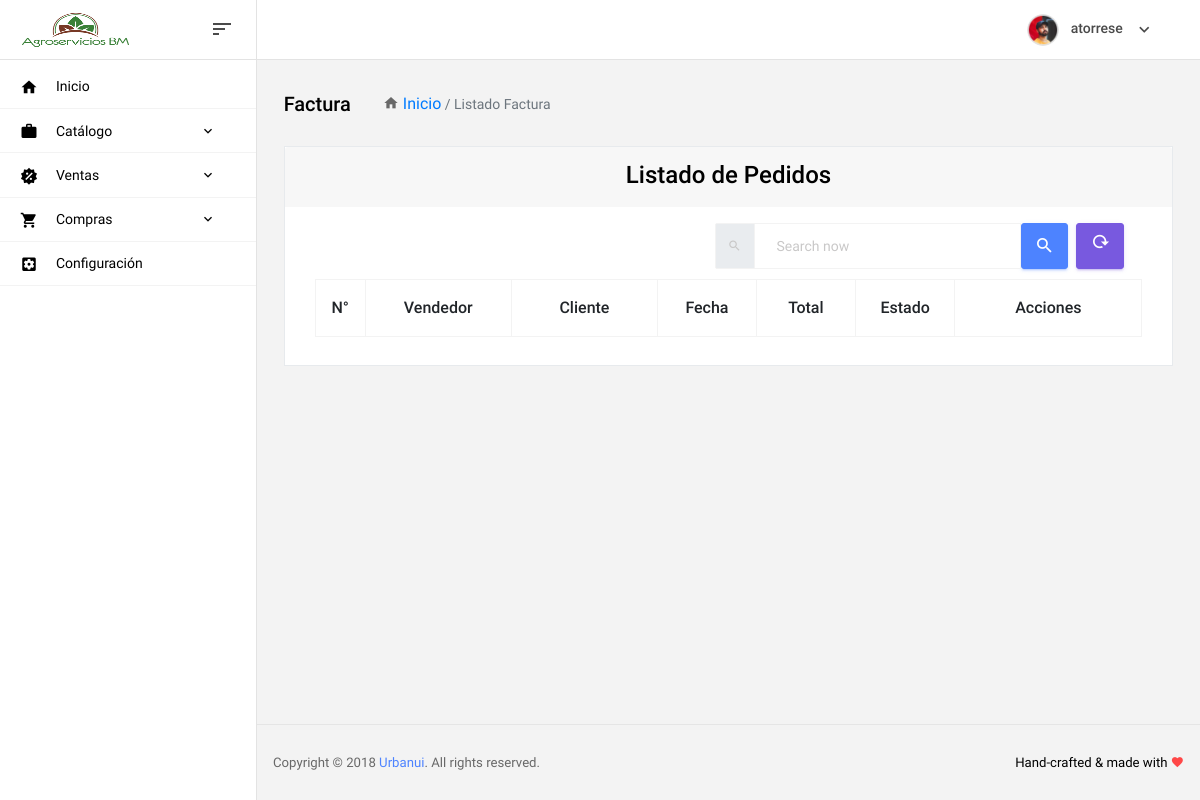
Page /sale/order/ (signed in) on the earlier database version.
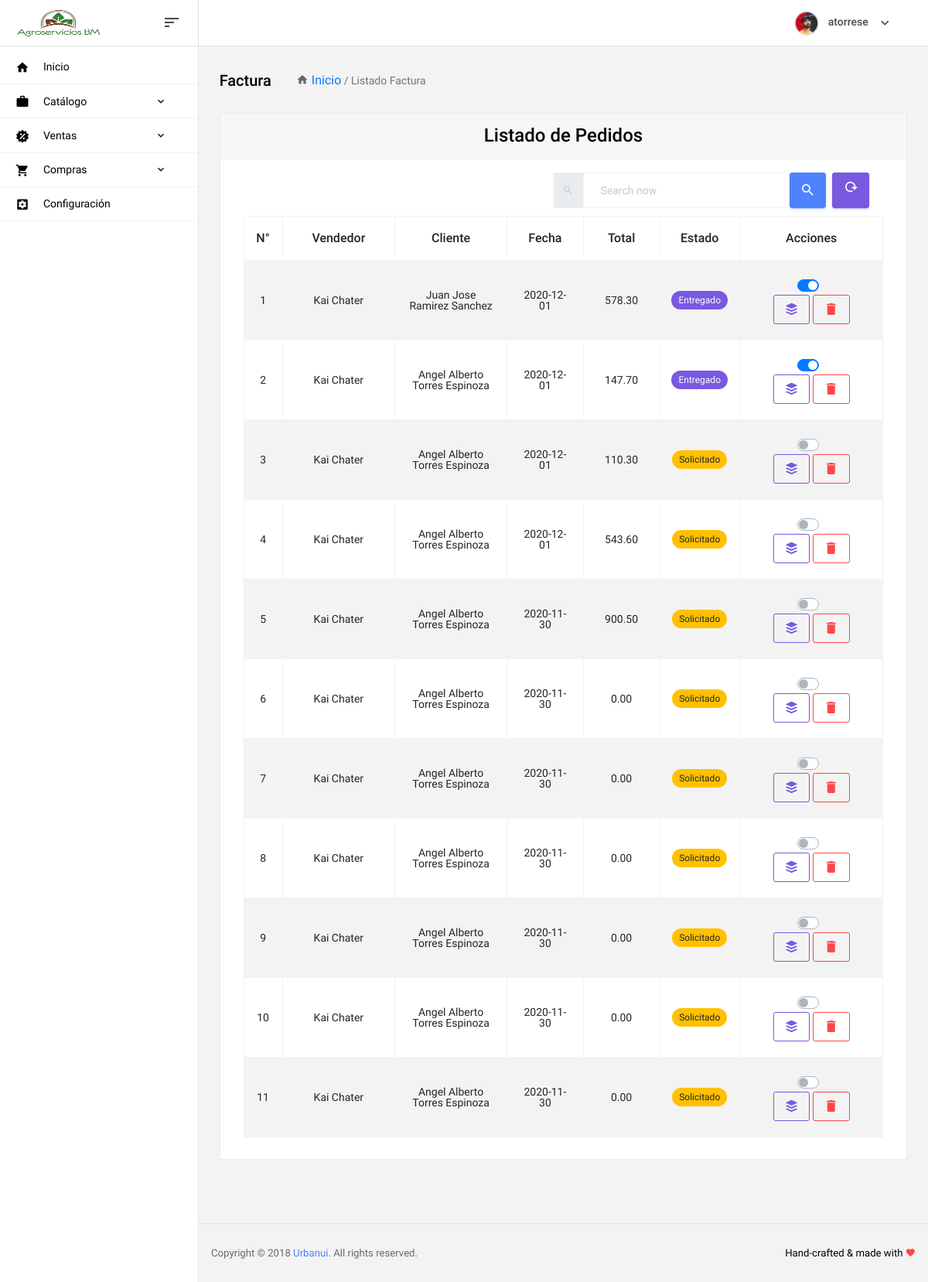
Same page on the later database version.
### security/models.py (models this page shows, shortened)
class GroupModule(models.Model):
    name = models.CharField(max_length=100)
    descripcion = models.CharField(max_length=200, blank=True)
    icon = models.CharField(null=True,blank=True,max_length=100)
    modules = models.ManyToManyField(Module)
    groups = models.ManyToManyField(Group)
    priority = models.IntegerField(null=True, blank=True)
    class Meta:
        verbose_name = 'Grupo de Módulos'
        verbose_name_plural = 'Grupos de Módulos'
        ordering = ('priority',)

### sale/models.py (models this page shows, shortened)
class Invoice(ModelBase):
    ClientId = models.ForeignKey(Client,verbose_name='Cliente',on_delete=models.PROTECT)
    SellerId = models.ForeignKey(Seller,verbose_name='Vendedor',on_delete=models.PROTECT)
    DateInvoice =models.DateField(default=now)
    WeekInvoice =models.PositiveIntegerField(verbose_name='Semana Factura',blank=True ,null=True)
    StatusInvoice = models.IntegerField(choices=STATUS_PAY,blank=True ,null=True)
    SubTotal = models.DecimalField(blank=True ,null=True, max_digits=19,decimal_places=2,default=0)
    TotalPay = models.DecimalField(blank=True ,null=True, max_digits=19,decimal_places=2,default=0)
    Discount = models.DecimalField(blank=True ,null=True,max_digits=19, decimal_places=2, default=0)
    Num_Porcent_Des= models.IntegerField(blank=True ,null=True,)
    class Meta:
        verbose_name ='Factura'
        verbose_name_plural = 'Facturas'

class Seller(ModelBase):
    Names = models.CharField(verbose_name='Nombres',max_length=80)
    SurNames = models.CharField(verbose_name='Apellidos',max_length=80)
    IdentificationCard = models.CharField(verbose_name='Cédula',max_length=10)
    Birthdate = models.DateField(verbose_name='Fecha de Nacimiento',null=True,blank=True)
    City = models.CharField(verbose_name='Ciudad',max_length=80)
    Address = models.CharField(verbose_name='Dirección',max_length=120)
    Phone = models.CharField(verbose_name='Telefono',max_length=88)
    Email = models.EmailField(verbose_name= 'Correo Electronico',max_length=200)
    def __str__(self):
        return '{} {}'.format(self.Names,self.SurNames)
    class Meta:
        verbose_name= 'Vendedor'
        verbose_name_plural = 'Vendedores'
        ordering= ('-created_at',)

class Client(ModelBase):
    Names = models.CharField(verbose_name='Nombres',max_length=80)
    SurNames = models.CharField(verbose_name='Apellidos',max_length=80)
    IdentificationCard = models.CharField(verbose_name='Cédula',max_length=10)
    City = models.CharField(verbose_name='Ciudad',max_length=80)
    Address = models.CharField(verbose_name='Dirección',max_length=120,blank=True, null=True)
    Phone = models.CharField(verbose_name='Telefono',max_length=88)
    Email = models.EmailField(verbose_name= 'Correo Electronico',max_length=200)
    def __str__(self):
        return '{} {}'.format(self.Names,self.SurNames)
    class Meta:
        verbose_name= 'Cliente'
        verbose_name_plural = 'Clientes'
        ordering= ('-created_at',)

### sale/order/views.py (the view)
class Index(LoginRequiredMixin, ListView, OldDataMixin):
    template_name = 'sale/orders/index.html'
    model = Invoice
    paginate_by = 15
    context_object_name = 'invoices'
    attributes = {'search': ''}
    def get_queryset(self):
        search = self.get_old_data('search')
        print(search.split(' '))
        return Invoice.objects.filter(
            Q(ClientId__Names__icontains=search)| Q(ClientId__SurNames__icontains=search)|
            Q(SellerId__Names__icontains=search)| Q(SellerId__SurNames__icontains=search)
        ).order_by('-created_at').filter(StatusInvoice__in=[1,2])
    def get_context_data(self, *, object_list=None, **kwargs):
        context = super(Index, self).get_context_data(**kwargs)
        Add_Data(context)
        return self.get_all_olds_datas(context=context, attributes=self.attributes)

### security/business/forms.py (shortened to what this page needs)
class BusinessForm(forms.ModelForm):
    name = forms.CharField(min_length=4)
    alias = forms.CharField(min_length=1)
    description = forms.CharField()
    icon = forms.FileField
    class Meta:
        model = Business
        fields  = ['name','alias','description','icon']

### SGAGRO/funciones.py (called while the page is built)
def Add_Data(context):
    context['GroupModules'] = GroupModule.objects.all().order_by('priority')
    b=Business.objects
    context['Business']= b.first() if b.exists() else None
    context['formBusiness']= BusinessForm(instance=b.first() )if b.exists() else None
    context['now'] = datetime.now().date()

### utils/mixins.py (called while the page is built)
    def get_old_data(self, name, value=''):
        return self.request.GET[name] if name in self.request.GET else value

    def get_all_olds_datas(self, context, attributes):
        for key, value in attributes.items():
            context[key] = self.get_old_data(key, value)
        return context

### templates/sale/orders/index.html (shortened to what the changed rows need)
{% extends 'layout/base.html' %}
{% load static %}
{% block headcss %}
    <link rel="stylesheet" href="{% static 'SGAGRO/vendors/data-tables/dataTables.bootstrap4.min.js' %}">
{% endblock %}
{% block content %}
    <div class="container-fluid">
        <div class="row">
            <div class="col-xl-12">
                <div class="card card-shadow mb-4">
                    <div class="card-body">
                        <div class="table-responsive text-center">
                            <div id="data_table_wrapper" class="dataTables_wrapper container-fluid dt-bootstrap4">
                                <div class="row">
                                    <div class="col-sm-12">
                                        <table id="data_table" class="table table-bordered table-striped  data-table" cellspacing="0" role="grid" aria-describedby="data_table_info">
                                            <thead>
                                            <tr role="row" class="odd">
                                                <th class="sorting_asc" tabindex="0" aria-controls="data_table" rowspan="1" colspan="1" aria-sort="ascending" aria-label="Name: activate to sort column descending" style="width: 50px;">N°</th>
                                                <th class="sorting_asc" tabindex="0" aria-controls="data_table" rowspan="1" colspan="1" aria-sort="ascending" aria-label="Name: activate to sort column descending" style="width: 148px;">Vendedor</th>
                                                <th class="sorting_asc" tabindex="0" aria-controls="data_table" rowspan="1" colspan="1" aria-sort="ascending" aria-label="Name: activate to sort column descending" style="width: 148px;">Cliente</th>
                                                <th class="sorting" tabindex="0" aria-controls="data_table" rowspan="1" colspan="1" aria-label="Position: activate to sort column ascending" style="width: 100px;">Fecha</th>
                                                <th class="sorting" tabindex="0" aria-controls="data_table" rowspan="1" colspan="1" aria-label="Position: activate to sort column ascending" style="width: 100px;">Total</th>
                                                <th class="sorting" tabindex="0" aria-controls="data_table" rowspan="1" colspan="1" aria-label="Position: activate to sort column ascending" style="width: 100px;">Estado</th>
                                                <th class="sorting" tabindex="0" aria-controls="data_table" rowspan="1" colspan="1" aria-label="Position: activate to sort column ascending" style="width: 190px;">Acciones</th>
                                            <tbody class="text-center">
                                            {% for invoice in invoices %}
                                                <tr role="row" class="even">
                                                    <td>{{ forloop.counter }}</td>
                                                    <td>{{ invoice.SellerId }}</td>
                                                    <td>{{ invoice.ClientId }}</td>
                                                    <td>{{ invoice.DateInvoice | date:'Y-m-d'}}</td>
                                                    <td>{{ invoice.TotalPay}}</td>
                                                      <td>{% if invoice.StatusInvoice == 1 %} <span class="badge badge-pill badge-warning">Solicitado</span>  {% else  %} <span class="badge badge-pill badge-info">Entregado</span>{% endif  %}  </td>
                                                    <td>
                                                        <div class="custom-control custom-switch">
                                                        </div>
                                                        <a class="btn btn-outline-info  btn-sm form-pill btn-detail"
                                                           data-original-title="Detalle"
                                                           href='javascript:;' url ='{% url 'sale:ordersale.show' pk=invoice.id %}' >
                                                            <i class="mdi mdi-buffer"></i>
                                                        </a>
                                                            <a class="btn btn-outline-danger btn-sm form-pill btn-eliminar"
                                                               href="{% url 'sale:invoice.delete' pk=invoice.id %}">
                                                                <i class="mdi mdi-delete"></i>
                                                            </a>
                                                    </td>
                                                </tr>
                                            {% endfor %}
                                            </tbody>
                                        </table>
                                    </div>
                                </div>
                            </div>
                        </div>
                    </div>
                </div>
            </div>
        </div>
    </div>
{% endblock %}

### templates/layout/partials/_sidebar.html (shortened to what this page needs)
<nav class="sidebar sidebar-offcanvas menu" id="sidebar">
        <ul class="nav">
          <li class="nav-item">
            <a class="nav-link" href="{% url 'security:home' %}">
              <i class="mdi mdi-home menu-icon"></i>
              <span class="menu-title">Inicio</span>
            </a>
          </li>
           {% for groupM in GroupModules %}
              <li class="nav-item">
            <a class="nav-link" data-toggle="collapse" href="#id_menu_{{ groupM.name }}" aria-expanded="false" aria-controls="id_menu_{{ groupM.name }}">
              <i class="{{ groupM.icon }} menu-icon"></i>
              <span class="menu-title">{{ groupM.name }}</span>
              <i class="menu-arrow"></i>
            </a>
          </li>
            {% endfor %}
          <li class="nav-item">
            <a class="nav-link" href="{% url 'security:setting.update' 1 %}">
              <i class="mdi mdi-settings-box menu-icon"></i>
              <span class="menu-title">Configuración</span>
            </a>
          </li>
        </ul>
      </nav>

Differences in the rows shown:
added Invoice: SellerId "Kai Chater", ClientId "Juan Jose Ramirez Sanchez", DateInvoice "2020-12-01", TotalPay "578.30", StatusInvoice "Entregado"
added Invoice: SellerId "Kai Chater", ClientId "Angel Alberto Torres Espinoza", DateInvoice "2020-12-01", TotalPay "147.70", StatusInvoice "Entregado"
added Invoice: SellerId "Kai Chater", ClientId "Angel Alberto Torres Espinoza", DateInvoice "2020-12-01", TotalPay "110.30", StatusInvoice "Solicitado"
added Invoice: SellerId "Kai Chater", ClientId "Angel Alberto Torres Espinoza", DateInvoice "2020-12-01", TotalPay "543.60", StatusInvoice "Solicitado"
added Invoice: SellerId "Kai Chater", ClientId "Angel Alberto Torres Espinoza", DateInvoice "2020-11-30", TotalPay "900.50", StatusInvoice "Solicitado"
added Invoice: SellerId "Kai Chater", ClientId "Angel Alberto Torres Espinoza", DateInvoice "2020-11-30", TotalPay "0.00", StatusInvoice "Solicitado"
added Invoice: SellerId "Kai Chater", ClientId "Angel Alberto Torres Espinoza", DateInvoice "2020-11-30", TotalPay "0.00", StatusInvoice "Solicitado"
added Invoice: SellerId "Kai Chater", ClientId "Angel Alberto Torres Espinoza", DateInvoice "2020-11-30", TotalPay "0.00", StatusInvoice "Solicitado"
added Invoice: SellerId "Kai Chater", ClientId "Angel Alberto Torres Espinoza", DateInvoice "2020-11-30", TotalPay "0.00", StatusInvoice "Solicitado"
added Invoice: SellerId "Kai Chater", ClientId "Angel Alberto Torres Espinoza", DateInvoice "2020-11-30", TotalPay "0.00", StatusInvoice "Solicitado"
added Invoice: SellerId "Kai Chater", ClientId "Angel Alberto Torres Espinoza", DateInvoice "2020-11-30", TotalPay "0.00", StatusInvoice "Solicitado"
